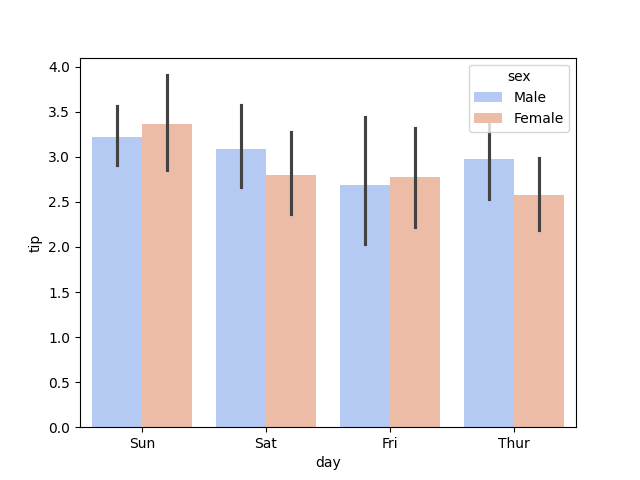

Source code (Python):
import seaborn as sns

import matplotlib.pyplot as plt

data = sns.load_dataset("tips")
print(data)
sns.barplot(data = data, x="day", y="tip", hue="sex", palette="coolwarm", order= ["Sun","Sat","Fri","Thur"])
plt.show()
